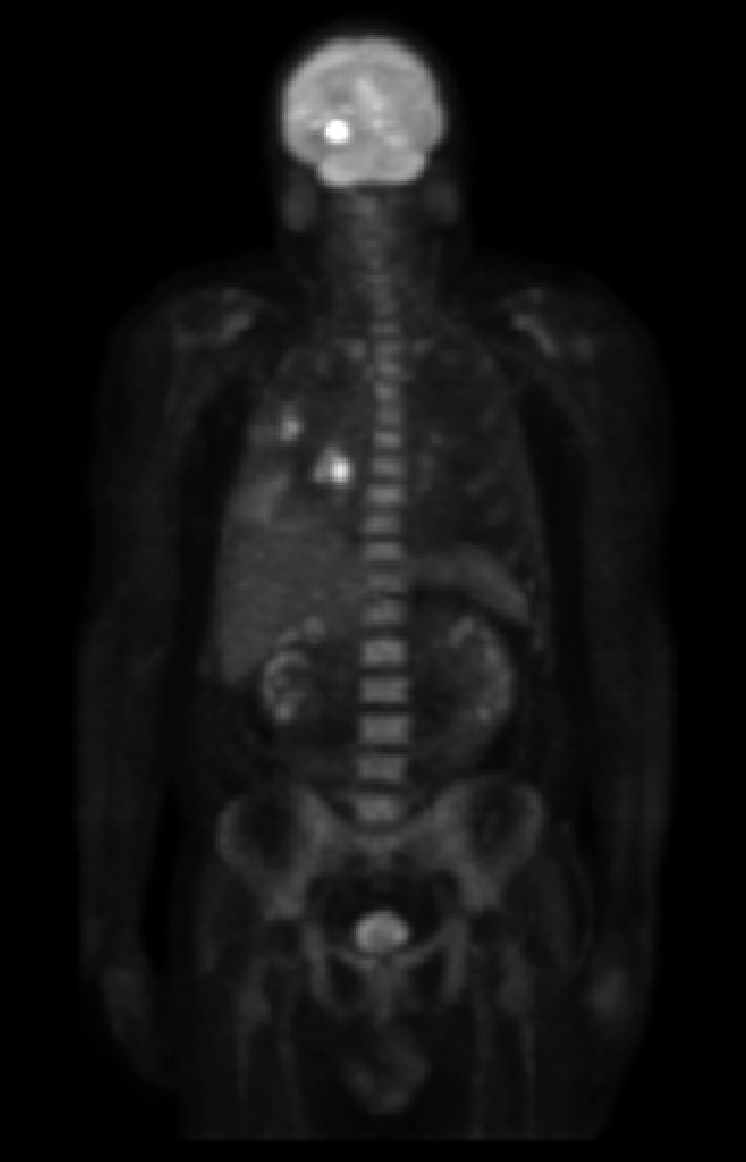
#> input picture Hw03/PET-scan.tif, 746 x 1162 px
$ jupyter execute Hw03.ipynb
#> lines starting #> are read from the running program, lines starting #| are printed output that depends on the picture
### Read File

[cell 1]
import numpy as np
import cv2 as cv
import math

img = cv.imread("PET-scan.tif", 0)
#> img is the input picture: shape (1162, 746); min 0, max 255, mean 19.4
cv.imshow('image', img)
cv.waitKey(0)
cv.destroyAllWindows()
cv.imwrite('image_a.jpg', img)
#> Out = True

##### (b) Laplacian of (a)

[cell 2]
imgb = cv.Laplacian(img, cv.CV_64F) # ddepth = -1 是輸出一樣深度的意思
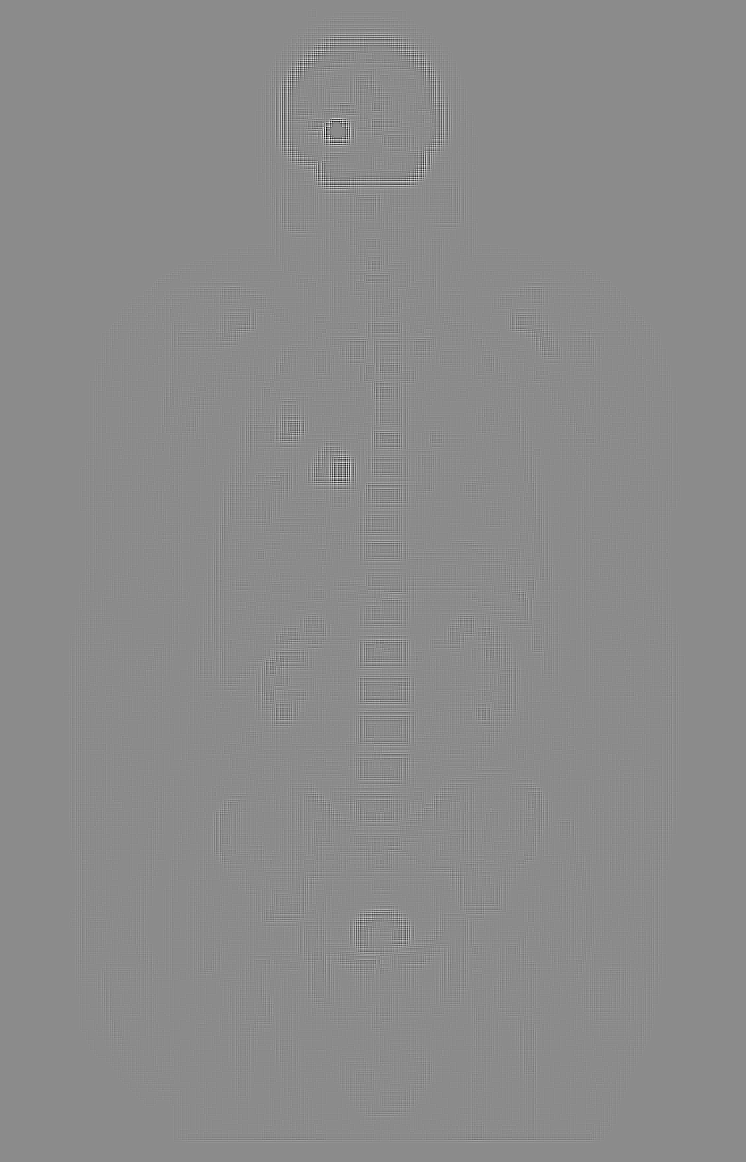
#> imgb: shape (1162, 746) float64; min -74, max 61, mean 0; drawn with min black and max white
imgb = np.uint8(cv.normalize(imgb, None, 0, 255, cv.NORM_MINMAX))

cv.imshow('image', imgb)
cv.waitKey(0)
cv.destroyAllWindows()
cv.imwrite('image_b.jpg', imgb)
#> Out = True

##### (c) Sharpened image obtained by adding (a) & (b)

[cell 3]
imgb = cv.Laplacian(img, -1, ksize = 1)
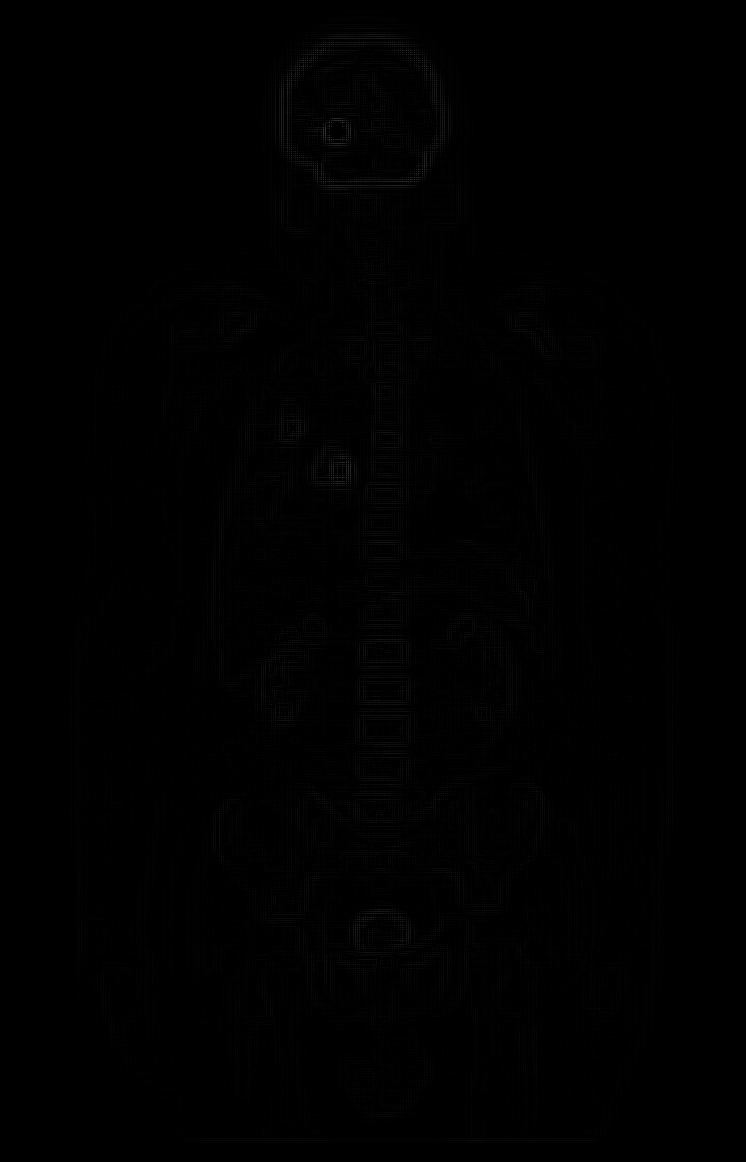
#> imgb: shape (1162, 746); min 0, max 61, mean 0.7
imgc = cv.add(imgb, img, dtype=cv.CV_64F)
imgc = np.uint8(cv.normalize(imgc, None, 0, 255, cv.NORM_MINMAX))
cv.imshow('image', imgc)
cv.waitKey(0)
cv.destroyAllWindows()
cv.imwrite('image_c.jpg', imgc)
#> Out = True

##### (d) Sobel gradient of image

[cell 4]
imgdx = cv.Sobel(img, -1, 1, 0)
cv.imwrite('image_dx.jpg', imgdx)
imgdy = cv.Sobel(img, -1, 0, 1)
cv.imwrite('image_dy.jpg', imgdy)
imgd = imgdx + imgdy
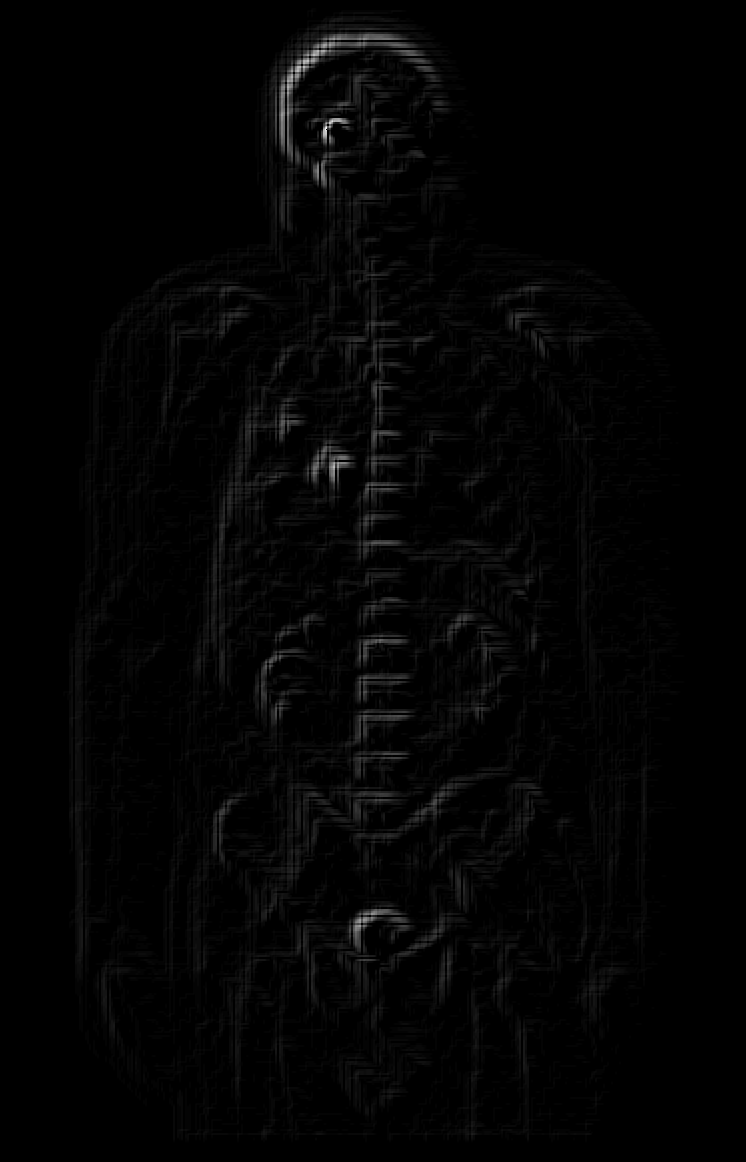
#> imgd: shape (1162, 746); min 0, max 252, mean 3.6
cv.imshow('image', imgd)
cv.waitKey(0)
cv.destroyAllWindows()
cv.imwrite('image_d.jpg', imgd)
#> Out = True

##### (e) Sobel image smoothed with 5*5 box filter

[cell 5]
imge = cv.blur(imgd, (5, 5))
cv.imshow('image', imge)
cv.waitKey(0)
cv.destroyAllWindows()
cv.imwrite('image_e.jpg', imge)
#> Out = True

##### (f) Mask image formed by the product of (b) and (e)

[cell 6]
imgf = cv.multiply(imgb , imge, cv.CV_64F)
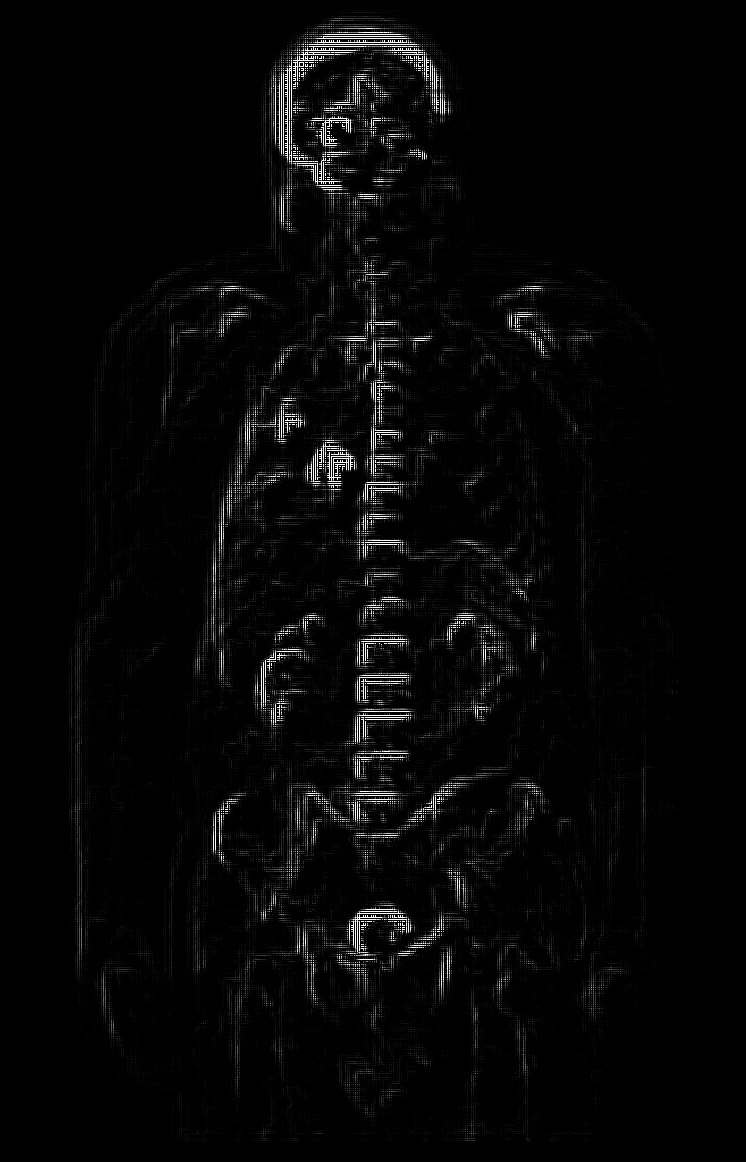
#> imgf: shape (1162, 746); min 0, max 255, mean 6.1
imgf = np.uint8(cv.normalize(imgf, None, 0, 255, cv.NORM_MINMAX))
cv.imshow('image', imgf)
cv.waitKey(0)
cv.destroyAllWindows()
cv.imwrite('image_f.jpg', imgf)
#> Out = True

##### (g) Sharpened image obtained by the adding images (a) and (f)

[cell 7]
imgg = cv.add(img, imgf, dtype=cv.CV_64F)
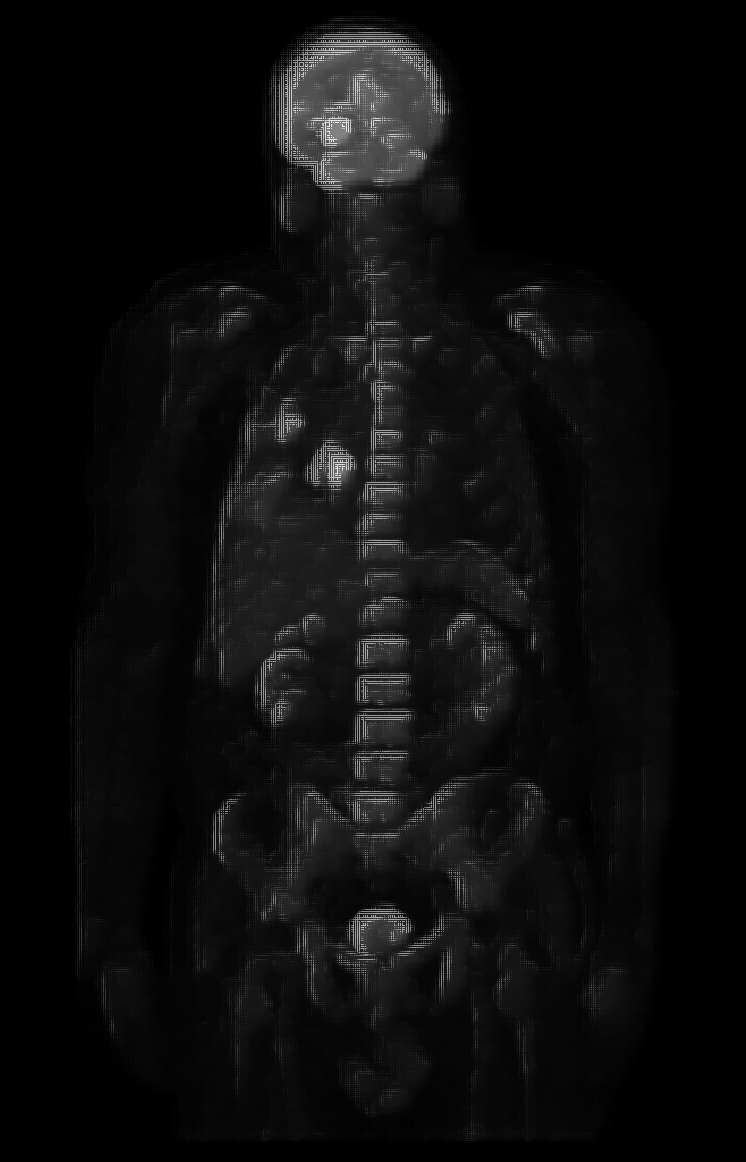
#> imgg: shape (1162, 746) float64; min 0, max 504, mean 25.5; drawn with min black and max white
imgg = np.uint8(cv.normalize(imgg, None, 0, 255, cv.NORM_MINMAX))
cv.imshow('image', imgg)
cv.waitKey(0)
cv.destroyAllWindows()
cv.imwrite('image_g.jpg', imgg)
#> Out = True

##### (h) Final result obtained bu applying a powerlaw transformation to (g)

[cell 8]
imgh = np.array(255*(imgg/255)**1.8, dtype='uint8')
cv.imshow('image', imgh)
cv.waitKey(0)
cv.destroyAllWindows()
cv.imwrite('image_h.jpg', imgh)
#> Out = True
